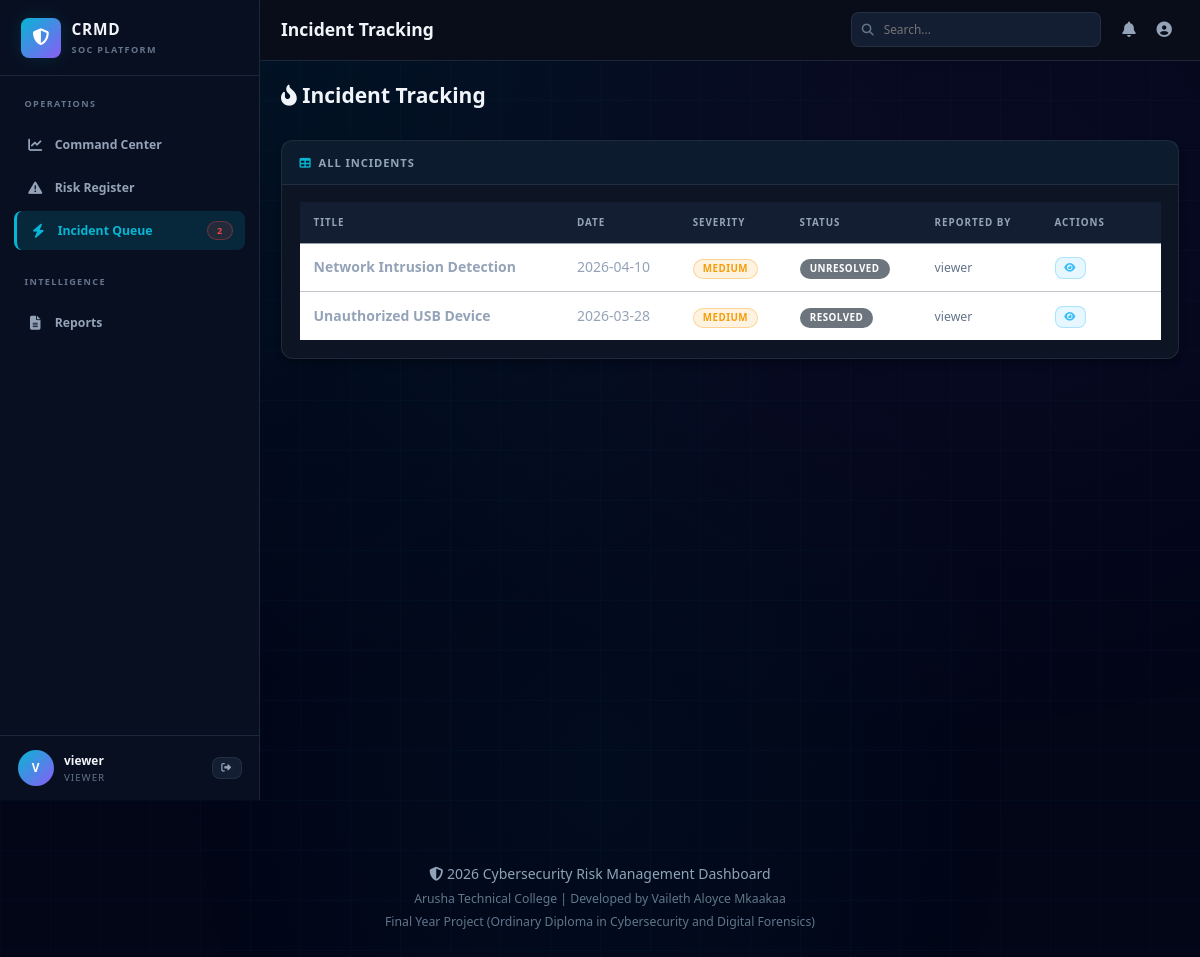
Page /incidents.php (signed in) on the committed database.
### tables this page shows
CREATE TABLE incidents (
    id INT PRIMARY KEY AUTO_INCREMENT,
    title VARCHAR(255) NOT NULL,
    description TEXT NOT NULL,
    incident_date DATE NOT NULL,
    severity ENUM('Critical', 'High', 'Medium', 'Low') NOT NULL,
    resolved BOOLEAN DEFAULT FALSE,
    created_by INT NULL,
    updated_by INT NULL,
    created_at TIMESTAMP DEFAULT CURRENT_TIMESTAMP,
    updated_at TIMESTAMP DEFAULT CURRENT_TIMESTAMP ON UPDATE CURRENT_TIMESTAMP,
    INDEX idx_severity (severity),
    INDEX idx_resolved (resolved),
    INDEX idx_date (incident_date),
    INDEX idx_created_by (created_by)
);

CREATE TABLE users (
    id INT PRIMARY KEY AUTO_INCREMENT,
    username VARCHAR(100) UNIQUE NOT NULL,
    password_hash VARCHAR(255) NOT NULL,
    role ENUM('admin', 'analyst', 'viewer') NOT NULL DEFAULT 'viewer',
    last_login TIMESTAMP NULL,
    failed_login_attempts INT DEFAULT 0,
    created_at TIMESTAMP DEFAULT CURRENT_TIMESTAMP,
    updated_at TIMESTAMP DEFAULT CURRENT_TIMESTAMP ON UPDATE CURRENT_TIMESTAMP
);

### includes/functions.php (called while the page is built, shortened)
<?php
function get_user_incidents($pdo, $user_id) {
    try {
        $stmt = $pdo->prepare('
            SELECT i.*, u.username AS creator_name
            FROM incidents i
            LEFT JOIN users u ON i.created_by = u.id
            WHERE i.created_by = :user_id
            ORDER BY i.incident_date DESC
        ');
        $stmt->execute(['user_id' => $user_id]);
        return $stmt->fetchAll();
    } catch (PDOException $e) {
        error_log('Database Error: ' . $e->getMessage());
        return [];
    }
}
function esc($string) {
    return htmlspecialchars($string, ENT_QUOTES, 'UTF-8');
}
function get_severity_badge_class($severity) {
    $classes = [
        'Critical' => 'badge-critical',
        'High' => 'badge-danger',
        'Medium' => 'badge-warning',
        'Low' => 'badge-info'
    ];
    return $classes[$severity] ?? 'badge-secondary';
}

### incidents.php (the view, shortened to what this page needs)
<?php
require_once __DIR__ . '/config/database.php';
require_once __DIR__ . '/includes/functions.php';
require_once __DIR__ . '/includes/header.php';
$action = $_GET['action'] ?? 'list';
$user_id = $_SESSION['user_id'] ?? null;
?>
<div class="row mb-4">
    <div class="col-lg-12">
        <div class="d-flex justify-content-between align-items-center">
            <h2><i class="fas fa-fire-alt"></i> Incident Tracking</h2>
        </div>
    </div>
</div>
<?php if ($action === 'list'): ?>
    <div class="card">
        <div class="card-header"><i class="fas fa-table"></i> All Incidents</div>
        <div class="card-body">
            <div class="table-responsive">
                <table class="table table-hover">
                    <thead>
                        <tr>
                            <th>Title</th>
                            <th>Date</th>
                            <th>Severity</th>
                            <th>Status</th>
                            <th>Reported By</th>
                            <th style="width: 120px;">Actions</th>
                        </tr>
                    </thead>
                    <tbody>
                        <?php
                        if (is_admin()) {
                            $incidents = get_all_incidents($pdo);
                        } else {
                            $incidents = get_user_incidents($pdo, $user_id);
                        }
                        if (!empty($incidents)):
                            foreach ($incidents as $inc):
                        ?>
                            <tr>
                                <td><strong><?php echo esc($inc['title']); ?></strong></td>
                                <td><?php echo $inc['incident_date']; ?></td>
                                <td><span class="badge <?php echo get_severity_badge_class($inc['severity']); ?>"><?php echo $inc['severity']; ?></span></td>
                                <td><span class="badge bg-secondary"><?php echo $inc['resolved'] ? 'Resolved' : 'Unresolved'; ?></span></td>
                                <td><small class="text-muted"><?php echo esc($inc['creator_name'] ?? 'System'); ?></small></td>
                                <td>
                                    <a href="?action=view&id=<?php echo $inc['id']; ?>" class="btn btn-sm btn-info"><i class="fas fa-eye"></i></a>
                                </td>
                            </tr>
                        <?php endforeach; else: ?>
                            <tr><td colspan="6" class="text-center text-muted py-4"><i class="fas fa-inbox fa-2x mb-2"></i><br>No incidents recorded yet.</td></tr>
                        <?php endif; ?>
                    </tbody>
                </table>
            </div>
        </div>
    </div>
<?php endif; ?>
<?php require_once __DIR__ . '/includes/footer.php'; ?>

### rows in the picture
incidents: title "Network Intrusion Detection", incident_date "2026-04-10", severity "MEDIUM", resolved "UNRESOLVED", users.username "viewer"
incidents: title "Unauthorized USB Device", incident_date "2026-03-28", severity "MEDIUM", resolved "RESOLVED", users.username "viewer"

### other values in the picture
$openIncidents "2"
substr($_SESSION['username'] ?? 'U', 0, 1) "V"
$_SESSION['username'] "viewer"
$_SESSION['role'] "VIEWER"
$page_title "Incident Tracking"
